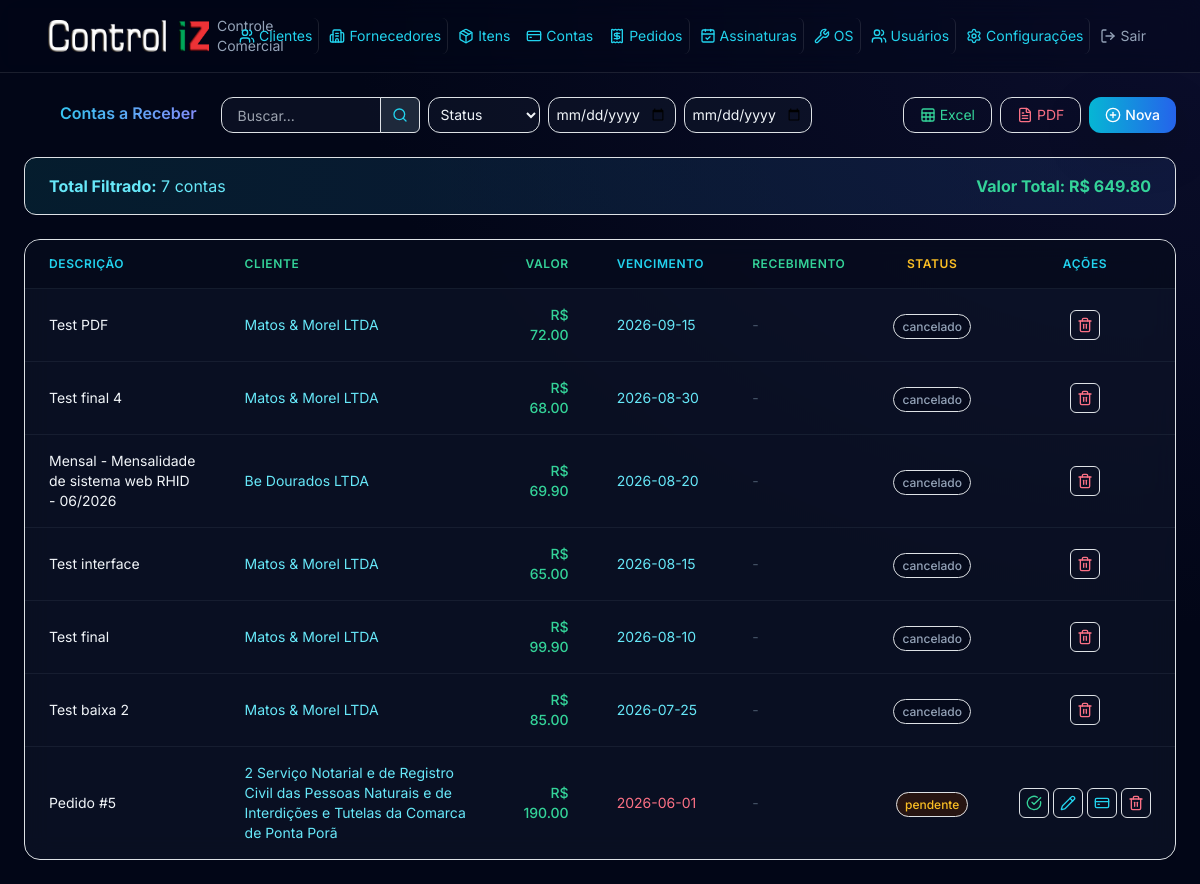
The app's page /contas/receber, older data.
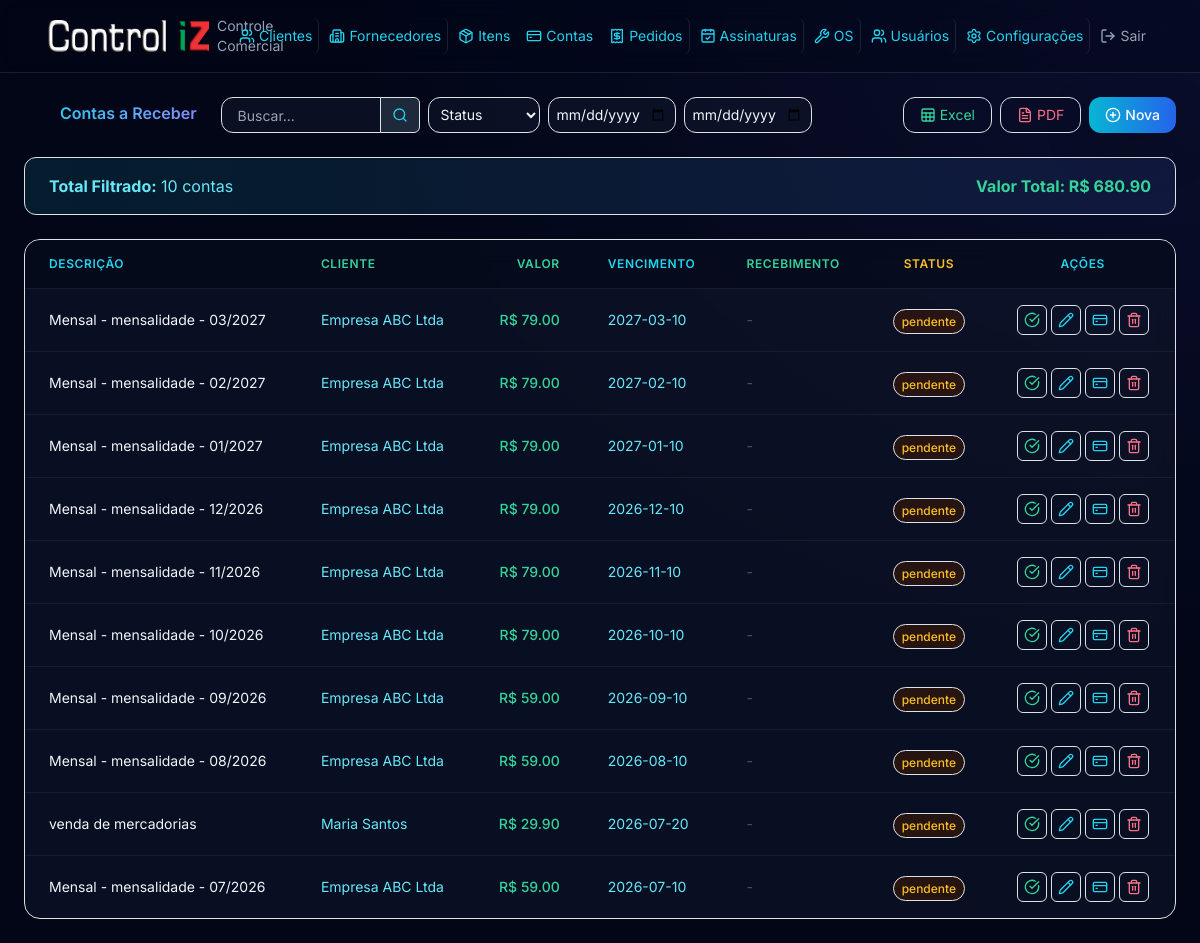
The same page, newer data.
### models.py (models this page shows)
class ContaReceber(Base):
    __tablename__ = "contas_receber"
    id = Column(Integer, primary_key=True, index=True)
    cliente_id = Column(Integer, ForeignKey("clientes.id"), nullable=True)
    descricao = Column(String(300), nullable=False)
    valor = Column(Float, nullable=False)
    data_vencimento = Column(Date, nullable=False)
    data_recebimento = Column(Date, nullable=True)
    status = Column(Enum(StatusConta), default=StatusConta.PENDENTE)
    forma_pagamento = Column(String(100), nullable=True)
    observacao = Column(Text, nullable=True)
    nosso_numero = Column(String(30), nullable=True, unique=True)
    boleto_emitido = Column(Boolean, default=False)
    boleto_url = Column(String(500), nullable=True)
    boleto_txid = Column(String(50), nullable=True)
    numero_documento = Column(String(30), nullable=True)
    api_nosso_numero = Column(String(30), nullable=True)
    data_emissao = Column(Date, nullable=True)
    motivo_baixa = Column(String(100), nullable=True)
    created_at = Column(DateTime, default=datetime.now)
    updated_at = Column(DateTime, default=datetime.now, onupdate=datetime.now)
    cliente = relationship("Cliente", back_populates="contas_receber")

class Cliente(Base):
    __tablename__ = "clientes"
    id = Column(Integer, primary_key=True, index=True)
    codigo = Column(String(50), nullable=True)
    bling_id = Column(BigInteger, nullable=True, unique=True)
    bling_updated_at = Column(DateTime, nullable=True)
    bling_pending_sync = Column(Boolean, default=False)
    nome = Column(String(200), nullable=False)
    cpf_cnpj = Column(String(20), nullable=True)
    tipo_pessoa = Column(String(10), nullable=True)
    email = Column(String(200), nullable=True)
    telefone = Column(String(20), nullable=True)
    celular = Column(String(20), nullable=True)
    endereco = Column(String(300), nullable=True)
    bairro = Column(String(100), nullable=True)
    cidade = Column(String(100), nullable=True)
    estado = Column(String(2), nullable=True)
    cep = Column(String(10), nullable=True)
    contato = Column(String(200), nullable=True)
    fantasia = Column(String(200), nullable=True)
    inscricao_estadual = Column(String(20), nullable=True)
    inscricao_municipal = Column(String(20), nullable=True)
    situacao = Column(String(1), default="A")
    observacao = Column(Text, nullable=True)
    created_at = Column(DateTime, default=datetime.now)
    updated_at = Column(DateTime, default=datetime.now, onupdate=datetime.now)
    contas_receber = relationship("ContaReceber", back_populates="cliente")
    assinaturas = relationship("Assinatura", back_populates="cliente")
    ordens_servico = relationship("OrdemServico", back_populates="cliente")

### routers/contas.py (the view)
@router.get("/receber")
def listar_contas_receber(
    request: Request, db: Session = Depends(get_db),
    status_filtro: str = Query(""), busca: str = Query(""),
    data_inicio: str = Query(""), data_fim: str = Query("")
):
    query = db.query(ContaReceber).join(Cliente, isouter=True)
    if status_filtro:
        query = query.filter(ContaReceber.status == status_filtro)
    if busca:
        query = query.filter(
            ContaReceber.descricao.ilike(f"%{busca}%") |
            Cliente.nome.ilike(f"%{busca}%")
        )
    if data_inicio:
        query = query.filter(ContaReceber.data_vencimento >= date.fromisoformat(data_inicio))
    if data_fim:
        query = query.filter(ContaReceber.data_vencimento <= date.fromisoformat(data_fim))
    contas = query.order_by(ContaReceber.data_vencimento.desc()).all()
    total_valor = sum(c.valor for c in contas)
    clientes = db.query(Cliente).order_by(Cliente.nome).all()
    clientes_json = [{"id": c.id, "nome": c.nome, "fantasia": c.fantasia or '', "cpf_cnpj": c.cpf_cnpj} for c in clientes]
    messages = get_messages(request)
    return request.app.state.templates.TemplateResponse(
        "contas/receber_listar.html",
        {"request": request, "contas": contas, "clientes": clientes,
         "status_filtro": status_filtro, "busca": busca, "StatusConta": StatusConta,
         "messages": messages, "data_inicio": data_inicio, "data_fim": data_fim,
         "total_valor": total_valor, "clientes_json": clientes_json}
    )

### templates/contas/receber_listar.html (shortened to what this page needs)
{% extends "base.html" %}
{% block content %}
<div class="flex items-center justify-between w-full mb-6 gap-4">
    <h4 class="text-transparent bg-clip-text bg-gradient-to-r from-cyan-400 to-indigo-400 font-semibold"><i data-lucide="arrow-down-circle" class="w-6 h-6 inline me-2"></i> Contas a Receber</h4>
    <div class="flex items-center gap-2">
        <form class="flex items-center flex-wrap gap-2">
            <div class="flex items-center">
                <input type="text" class="w-28 md:w-40 h-9 text-sm px-3 py-2 bg-slate-900/60 border border-slate-800/80 rounded-l-xl text-slate-100 focus:border-cyan-500/50" name="busca" placeholder="Buscar..." value="{{ busca }}">
                <button class="flex items-center justify-center h-9 w-10 bg-slate-800 border border-white/10 rounded-r-md -ml-px text-cyan-400 transition" type="submit"><i data-lucide="search" class="w-4 h-4"></i></button>
            </div>
            <select class="w-28 h-9 text-sm px-2 py-1 bg-slate-900/60 border border-slate-800/80 rounded-xl text-slate-100 focus:border-cyan-500/50" name="status_filtro" onchange="this.form.submit()">
                <option value="">Status</option>
            </select>
            <input type="date" class="h-9 text-sm px-2 py-1 bg-slate-900/60 border border-slate-800/80 rounded-xl text-slate-100 focus:border-cyan-500/50 w-28 md:w-32" name="data_inicio" value="{{ data_inicio }}" onchange="this.form.submit()">
            <input type="date" class="h-9 text-sm px-2 py-1 bg-slate-900/60 border border-slate-800/80 rounded-xl text-slate-100 focus:border-cyan-500/50 w-28 md:w-32" name="data_fim" value="{{ data_fim }}" onchange="this.form.submit()">
        </form>
    </div>
    <div class="flex items-center gap-2 flex-shrink-0 ml-auto">
        <button class="flex items-center h-9 px-3 text-sm text-emerald-400 border border-emerald-800/50 rounded-xl hover:bg-emerald-950/30 transition" onclick="exportarExcel()"><i data-lucide="sheet" class="w-4 h-4 me-1"></i> Excel</button>
        <button class="flex items-center h-9 px-3 text-sm text-rose-400 border border-rose-800/50 rounded-xl hover:bg-rose-950/30 transition" onclick="exportarPdf()"><i data-lucide="file-text" class="w-4 h-4 me-1"></i> PDF</button>
        <button class="flex items-center h-9 px-3 text-sm bg-gradient-to-r from-cyan-500 to-blue-600 hover:from-cyan-600 hover:to-blue-700 text-white rounded-xl font-medium transition-all shadow-lg shadow-cyan-500/10" data-bs-toggle="modal" data-bs-target="#modalNova"><i data-lucide="plus-circle" class="w-4 h-4 me-1"></i> Nova</button>
    </div>
</div>
<div class="flex items-center justify-between px-4 py-3 mb-4 bg-gradient-to-r from-cyan-950/50 to-blue-950/50 border border-cyan-800/50 rounded-xl">
    <span class="text-cyan-300"><strong>Total Filtrado:</strong> {{ contas|length }} contas</span>
    <span class="text-emerald-400 font-bold">Valor Total: R$ {{ "%.2f"|format(total_valor) }}</span>
</div>
<div class="overflow-x-auto w-full">
    <div class="bg-slate-900/60 backdrop-blur-md border border-slate-800/80 rounded-2xl shadow-xl overflow-hidden">
        <table class="w-full divide-y divide-slate-800/60" id="tabelaContasReceber">
        <thead class="bg-slate-950/50">
            <tr>
                <th class="px-4 py-3 text-left text-xs font-semibold text-cyan-400 uppercase tracking-wider">Descrição</th>
                <th class="px-4 py-3 text-left text-xs font-semibold text-emerald-400 uppercase tracking-wider">Cliente</th>
                <th class="px-4 py-3 text-right text-xs font-semibold text-emerald-400 uppercase tracking-wider">Valor</th>
                <th class="px-4 py-3 text-left text-xs font-semibold text-cyan-400 uppercase tracking-wider">Vencimento</th>
                <th class="px-4 py-3 text-left text-xs font-semibold text-emerald-400 uppercase tracking-wider">Recebimento</th>
                <th class="px-4 py-3 text-center text-xs font-semibold text-amber-400 uppercase tracking-wider">Status</th>
                <th class="px-4 py-3 text-center text-xs font-semibold text-cyan-400 uppercase tracking-wider">Ações</th>
            </tr>
        </thead>
        <tbody class="divide-y divide-slate-800/60">
            {% for c in contas %}
            <tr class="hover:bg-slate-800/40 transition">
                <td class="px-4 py-3 text-sm text-slate-100">{{ c.descricao }}</td>
                <td class="px-4 py-3 text-sm text-cyan-300">{{ c.cliente.nome if c.cliente else '-' }}</td>
                <td class="px-4 py-3 text-right text-sm text-emerald-400 font-medium">R$ {{ "%.2f"|format(c.valor) }}</td>
                <td class="px-4 py-3 text-sm{% if c.status.value in ['pendente', 'vencido'] and c.data_vencimento < now() %} text-rose-400{% else %} text-cyan-300{% endif %}">{{ c.data_vencimento }}</td>
                <td class="px-4 py-3 text-sm{% if c.data_recebimento %} text-emerald-300{% else %} text-slate-600{% endif %}">{{ c.data_recebimento or '-' }}</td>
                <td class="px-4 py-3 text-center">
                    {% set cor = 'emerald' if c.status.value == 'pago' else 'amber' if c.status.value == 'pendente' else 'rose' if c.status.value == 'vencido' else 'slate' %}
                    <span class="px-2 py-1 text-xs font-medium bg-{{ cor }}-950/50 text-{{ cor }}-400 border border-{{ cor }}-800/50 rounded-full">{{ c.status.value }}</span>
                </td>
<td class="px-4 py-3 text-center align-middle">
                     <div class="flex items-center justify-center gap-1">
                         {% if c.status.value not in ['pago', 'cancelado', 'baixa_solicitada'] %}
                          <button class="inline-flex p-1.5 text-emerald-400 border border-slate-700 rounded hover:bg-emerald-950/30 transition" title="Receber" onclick="abrirRecebimento({{ c.id }}, '{{ c.descricao|e }}', '{{ c.cliente.nome if c.cliente else '---' }}', {{ c.valor }})"><i data-lucide="check-circle" class="w-4 h-4"></i></button>
                          <button class="inline-flex p-1.5 text-cyan-400 border border-slate-700 rounded hover:bg-cyan-950/30 transition" title="Editar" onclick="abrirEditarReceber({{ c.id }})"><i data-lucide="pencil" class="w-4 h-4"></i></button>
                         {% endif %}
                         {% if c.boleto_emitido and c.status.value not in ['cancelado', 'baixa_solicitada', 'pago'] %}
                          <a href="{{ c.boleto_url }}" target="_blank" class="inline-flex p-1.5 text-emerald-400 border border-slate-700 rounded hover:bg-emerald-950/30 transition" title="Ver Boleto"><i data-lucide="eye" class="w-4 h-4"></i></a>
                          <a href="/contas/receber/{{ c.id }}/imprimir-boleto" target="_blank" class="inline-flex p-1.5 text-slate-300 border border-slate-700 rounded hover:bg-slate-800/50 transition" title="Imprimir Boleto"><i data-lucide="printer" class="w-4 h-4"></i></a>
                         {% elif c.status.value not in ['cancelado', 'baixa_solicitada', 'pago'] %}
                          <button class="inline-flex p-1.5 text-cyan-400 border border-slate-700 rounded hover:bg-cyan-950/30 transition" title="Emitir Boleto" onclick="abrirEmitir({{ c.id }}, {{ c.valor }})"><i data-lucide="credit-card" class="w-4 h-4"></i></button>
                         {% endif %}
                         <button type="button" class="inline-flex p-1.5 text-rose-400 border border-slate-700 rounded hover:bg-rose-950/30 transition" onclick="confirmarExclusao('/contas/receber/{{ c.id }}/excluir')" title="Excluir"><i data-lucide="trash-2" class="w-4 h-4"></i></button>
                     </div>
                 </td>
            </tr>
            {% else %}
            <tr><td colspan="7" class="px-4 py-12 text-center text-slate-500">Nenhuma conta cadastrada</td></tr>
            {% endfor %}
        </tbody>
    </table>
    </div>
</div>
{% endblock %}

### templates/base.html (shortened to what this page needs)
<!DOCTYPE html>
<html lang="pt-BR">
<head>
    <script src="https://cdn.tailwindcss.com"></script>
    <link rel="stylesheet" href="https://cdn.jsdelivr.net/npm/bootstrap@5.3.3/dist/css/bootstrap.min.css">
    <link rel="stylesheet" href="https://cdn.jsdelivr.net/npm/bootstrap-icons@1.11.3/font/bootstrap-icons.min.css">
    <link href="/static/css/styles.css?v=3" rel="stylesheet">
</head>
<body class="bg-slate-950 text-slate-100 font-sans antialiased min-h-screen bg-[radial-gradient(ellipse_at_top_right,_var(--tw-gradient-stops))] from-indigo-900/20 via-slate-950 to-slate-950">
<nav class="bg-slate-950/40 backdrop-blur-md border-b border-white/10 px-4 py-3 relative z-50">
    <div class="w-full px-4 md:px-8 max-w-none container-fluid">
        <div class="flex justify-between items-center">
            <a class="flex items-center" href="/">
                <img src="/static/img/controliz-logo-chanfro.png" alt="Control iZ" class="h-8 w-auto me-2">
                <span class="text-slate-400 text-sm">Controle Comercial</span>
            </a>
            <div class="hidden md:flex items-center space-x-1 ml-6">
                <a class="flex items-center px-1.5 py-2 text-cyan-400 hover:bg-white/5 rounded-md transition border-r border-white/10 text-sm" href="/clientes">
                    <i data-lucide="users" class="w-4 h-4 me-1"></i> Clientes
                </a>
                <a class="flex items-center px-1.5 py-2 text-cyan-400 hover:bg-white/5 rounded-md transition border-r border-white/10 text-sm" href="/fornecedores">
                    <i data-lucide="building-2" class="w-4 h-4 me-1"></i> Fornecedores
                </a>
                <div class="relative" id="itens-dropdown">
                    <button type="button" class="flex items-center px-1.5 py-2 text-cyan-400 hover:bg-white/5 rounded-md transition text-sm" onclick="toggleItensDropdown()">
                        <i data-lucide="package" class="w-4 h-4 me-1"></i> Itens
                    </button>
                </div>
                <div class="relative" id="contas-dropdown">
                    <button type="button" class="flex items-center px-1.5 py-2 text-cyan-400 hover:bg-white/5 rounded-md transition text-sm" onclick="toggleContasDropdown()">
                        <i data-lucide="credit-card" class="w-4 h-4 me-1"></i> Contas
                    </button>
                </div>
                <a class="flex items-center px-1.5 py-2 text-cyan-400 hover:bg-white/5 rounded-md transition border-r border-white/10 text-sm" href="/pedidos">
                    <i data-lucide="receipt" class="w-4 h-4 me-1"></i> Pedidos
                </a>
                <a class="flex items-center px-1.5 py-2 text-cyan-400 hover:bg-white/5 rounded-md transition border-r border-white/10 text-sm" href="/assinaturas">
                    <i data-lucide="calendar-check" class="w-4 h-4 me-1"></i> Assinaturas
                </a>
                <a class="flex items-center px-1.5 py-2 text-cyan-400 hover:bg-white/5 rounded-md transition border-r border-white/10 text-sm" href="/ordens-servico">
                    <i data-lucide="wrench" class="w-4 h-4 me-1"></i> OS
                </a>
                <a class="flex items-center px-1.5 py-2 text-cyan-400 hover:bg-white/5 rounded-md transition border-r border-white/10 text-sm" href="/auth/usuarios">
                    <i data-lucide="users" class="w-4 h-4 me-1"></i> Usuários
                </a>
                <a class="flex items-center px-1.5 py-2 text-cyan-400 hover:bg-white/5 rounded-md transition border-r border-white/10 text-sm" href="/configuracoes">
                    <i data-lucide="settings" class="w-4 h-4 me-1"></i> Configurações
                </a>
                <a class="flex items-center px-1.5 py-2 text-slate-400 hover:bg-white/5 rounded-md transition text-sm" href="/auth/logout">
                    <i data-lucide="log-out" class="w-4 h-4 me-1"></i> Sair
                </a>
            </div>
        </div>
    </div>
</nav>
    <div class="w-full px-4 md:px-8 max-w-none container-fluid py-4">
        {% block content %}{% endblock %}
    </div>
</body>
</html>

Row changes from the older to the newer data that the page shows:
removed ContaReceber: descricao "Test PDF", cliente "Matos & Morel LTDA", valor "72.00", data_vencimento "2026-09-15", data_recebimento "-", status.value "cancelado"
removed ContaReceber: descricao "Test final 4", cliente "Matos & Morel LTDA", valor "68.00", data_vencimento "2026-08-30", data_recebimento "-", status.value "cancelado"
removed ContaReceber: descricao "Test interface", cliente "Matos & Morel LTDA", valor "65.00", data_vencimento "2026-08-15", data_recebimento "-", status.value "cancelado"
removed ContaReceber: descricao "Test final", cliente "Matos & Morel LTDA", valor "99.90", data_vencimento "2026-08-10", data_recebimento "-", status.value "cancelado"
removed ContaReceber: descricao "Test baixa 2", cliente "Matos & Morel LTDA", valor "85.00", data_vencimento "2026-07-25", data_recebimento "-", status.value "cancelado"
removed ContaReceber: descricao "Pedido #5", cliente "2 Serviço Notarial e de Registro Civil das Pessoas Naturais e de Interdições e Tutelas da Comarca de Ponta Porã", valor "190.00", data_vencimento "2026-06-01", data_recebimento "-", status.value "pendente"
added ContaReceber: descricao "Mensal - mensalidade - 03/2027", cliente "Empresa ABC Ltda", valor "79.00", data_vencimento "2027-03-10", data_recebimento "-", status.value "pendente"
added ContaReceber: descricao "Mensal - mensalidade - 02/2027", cliente "Empresa ABC Ltda", valor "79.00", data_vencimento "2027-02-10", data_recebimento "-", status.value "pendente"
added ContaReceber: descricao "Mensal - mensalidade - 01/2027", cliente "Empresa ABC Ltda", valor "79.00", data_vencimento "2027-01-10", data_recebimento "-", status.value "pendente"
added ContaReceber: descricao "Mensal - mensalidade - 12/2026", cliente "Empresa ABC Ltda", valor "79.00", data_vencimento "2026-12-10", data_recebimento "-", status.value "pendente"
added ContaReceber: descricao "Mensal - mensalidade - 11/2026", cliente "Empresa ABC Ltda", valor "79.00", data_vencimento "2026-11-10", data_recebimento "-", status.value "pendente"
added ContaReceber: descricao "Mensal - mensalidade - 10/2026", cliente "Empresa ABC Ltda", valor "79.00", data_vencimento "2026-10-10", data_recebimento "-", status.value "pendente"
added ContaReceber: descricao "Mensal - mensalidade - 09/2026", cliente "Empresa ABC Ltda", valor "59.00", data_vencimento "2026-09-10", data_recebimento "-", status.value "pendente"
added ContaReceber: descricao "Mensal - mensalidade - 08/2026", cliente "Empresa ABC Ltda", valor "59.00", data_vencimento "2026-08-10", data_recebimento "-", status.value "pendente"
added ContaReceber: descricao "venda de mercadorias", cliente "Maria Santos", valor "29.90", data_vencimento "2026-07-20", data_recebimento "-", status.value "pendente"
changed ContaReceber: descricao "Mensal - Mensalidade de sistema web RHID - 06/2026" → "Mensal - mensalidade - 07/2026"; cliente "Be Dourados LTDA" → "Empresa ABC Ltda"; valor "69.90" → "59.00"; data_vencimento "2026-08-20" → "2026-07-10"; status.value "cancelado" → "pendente"; status "CANCELADO" → "PENDENTE" (drawn); boleto_emitido True → False (drawn)
Text that changed along with them:
{{ contas|length }}: "7" → "10"
{{ "%.2f"|format(total_valor) }}: "649.80" → "680.90"
